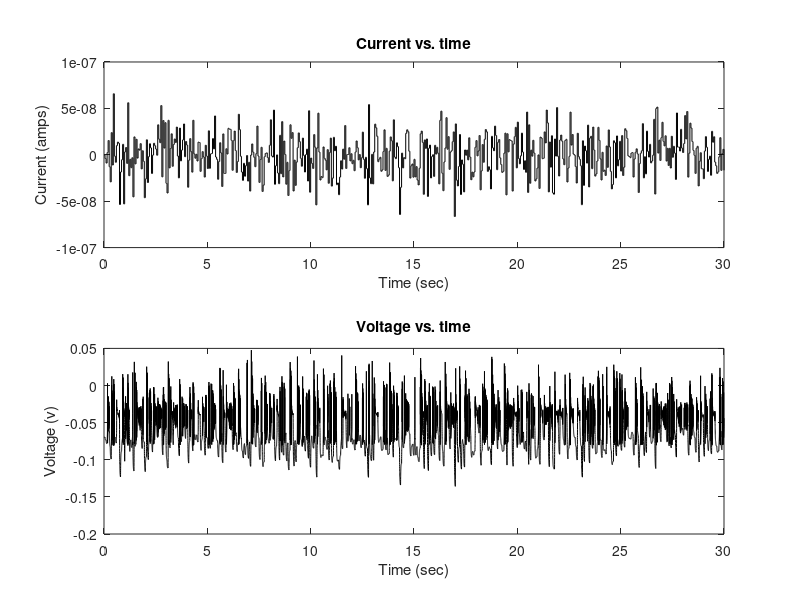

Write the MATLAB code that produced this figure.
% Question 2 e
% This model contains a T-type Calcium current to generate a
% post-inhibitory rebound as a models of thalamic relay cells.
clear
dt = 0.001;
tmax=30;

iclamp_flag = 1; % if this is 1, run under current clamp conditions
vclamp_flag = 0; % otherwise this should be 1, for voltage clamp conditions

istart = 0.5; % time applied current starts
ilength=0.5;   % length of applied current pulse
I0= 6e-9;       % choose -10 to + 10 e-9 (eg +6, 0 , -4, -8)
Ie=I0+5e-9;     % magnitude of applied current pulse
%Ie = 0.78e-7; % threshold for constant spiking with no A-current

vstart = 0.25;  % time to step voltage
vlength = 0.5;  % length of voltage step
V0 = -0.080     % initial voltage before step
Ve = -0.040;    % value of votage stepped to

E_L = -0.070;   % leak reversal potential
E_Na = 0.055;   % reversal for sodium channels
E_K = -0.090;   % reversal for potassium channels
E_Ca = 0.120    % reversal potential for Ca current

g_L = 1.0e-6;     % specific leak conductance in Siemens per mm-square
g_Na = 0.36e-3;   % specific sodium conductance
g_K = 0.16e-3;    % specific potassium conductance
g_CaT = 20e-6;    % T-type calcium conductance

cm = 10e-9;     % specific membrane capacitance in Farads per mm-square

t=0:dt:tmax;    % time vector
V=zeros(size(t)); % voltage vector

I_L= zeros(size(t));
I_Na= zeros(size(t));
I_K= zeros(size(t));
I_CaT = zeros(size(t));

if ( iclamp_flag ) % i.e. if in current-clamp mode 
    V(1) = E_L;    % set the inititial value of voltage     
end

n=zeros(size(t));   % n: potassium activation gating variable
n(1) = 0.0;         % start off at zero
m=zeros(size(t));   % m: sodium activation gating variable
m(1) = 0.0;         % start off at zero
h=zeros(size(t));   % h: sodim inactivation gating variplot(t,V)able
h(1) = 0.0;         % start off at zero

mca=zeros(size(t)); % CaT current activation gating variable
mca(1) = 0.0;          
hca=zeros(size(t)); % CaT current inactivation gating variable
hca(1) = 0.0;

%%%%%%%%%%%%%%%%%%%%%%Code Added Below%%%%%%%%%%%%%%%%%%%%%%%%%%
Iapp= zeros(size(t));
startCurrent = 0;
for i = 1: length(Iapp),
    Iapp(i) = startCurrent;
    if (mod(i*dt,.05)==0),
        startCurrent = randn*20e-9;
    end
end
spikes = zeros(size(t));
threshold = 0;
%%%%%%%%%%%%%%%%%%%%%%Code Added Above%%%%%%%%%%%%%%%%%%%%%%%%%%

Vapp=zeros(size(t)); % Applied voltage, relevant in voltage-clamp mode
if ( vclamp_flag )
    for i = 1:round(vstart/dt)          % % make V0 before pulse
        Vapp(i) = V0;
    end
    for i=round(vstart/dt)+1:round((vstart+vlength)/dt) % make Ve for duration of voltage pulse
        Vapp(i) = Ve;
    end
    for i=round((vstart+vlength)/dt):length(Vapp) % make V0 following pulse
        Vapp(i) = V0;
    end
end

Itot=zeros(size(t)); % in case we want to plot and look at the total current

for i = 2:length(t); % now see how things change through time
    I_L(i-1) = g_L*(E_L-V(i-1));
    
    Vm = V(i-1)*1000; % converts voltages to mV as needed in the equations on p.224 of Dayan/Abbott
    
    % Sodium and potassium gating variables are defined by the
    % voltage-dependent transition rates between states, labeled alpha and
    % beta. Written out from Dayan/Abbott, units are 1/ms.
    
    
    if ( Vm == -35 ) 
        alpha_m = 1;
    else 
        alpha_m = 0.1*(Vm+35)/(1-exp(-0.1*(Vm+35)));
    end
    beta_m = 4*exp(-(Vm+60)/18);

    alpha_h = 0.35*exp(-0.05*(Vm+58));
    beta_h = 5/(1+exp(-0.1*(Vm+28)));
    
    if ( Vm == -34 ) 
       alpha_n = 0.05/0.1;
    else
        alpha_n = 0.05*(Vm+34)/(1-exp(-0.1*(Vm+34)));
    end
    beta_n = 0.625*exp(-0.0125*(Vm+44));
     
    % From the alpha and beta for each gating variable we find the steady
    % state values (_inf) and the time constants (tau_) for each m,h and n.
    
    m_inf = alpha_m/(alpha_m+beta_m);
    
    tau_h = 1e-3/(alpha_h+beta_h);      % time constant converted from ms to sec
    h_inf = alpha_h/(alpha_h+beta_h);
    
    tau_n = 1e-3/(alpha_n+beta_n);      % time constant converted from ms to sec
    n_inf = alpha_n/(alpha_n+beta_n);   
    
    m(i) = m_inf;    % Update m, assuming time constant is neglible.
    
    h(i) = h_inf - (h_inf-h(i-1))*exp(-dt/tau_h);    % Update h
    
    n(i) = n_inf - (n_inf-n(i-1))*exp(-dt/tau_n);    % Update n
    
    % for the Ca_T current gating variables are given by formulae for the 
    % steady states and time constants:
    
    mca_inf = 1/(1+exp(-(Vm+52)/7.4));

    hca_inf = 1/(1+exp((Vm+76)/2));
    if ( Vm < -80 ) 
        tau_hca = 1e-3*exp((Vm+467)/66.6);
    else
        tau_hca = 24e-3+1e-3*119/(1+exp((Vm+70)/3));
    end
    
    mca(i) = mca_inf;
    hca(i) = hca_inf - (hca_inf-hca(i-1))*exp(-dt/tau_hca);
    
    g_Na_now = g_Na*m(i)*m(i)*m(i)*h(i);
    I_Na(i-1) = g_Na_now*(E_Na-V(i-1)); % total sodium current
    
    g_K_now = g_K*n(i)*n(i)*n(i)*n(i);
    I_K(i-1) = g_K_now*(E_K-V(i-1)); % total potassium current
    
    g_CaT_now = g_CaT*mca(i)*mca(i)*hca(i);
    I_CaT(i-1) = g_CaT_now*(E_Ca-V(i-1)); % Calcium T-type current
    
    
    Itot(i-1) = I_L(i-1)+I_Na(i-1)+I_K(i-1) ...
                +I_CaT(i-1) +Iapp(i-1); % total current is sum of leak + active channels + applied current
     
    g_Tot = g_L+g_Na_now+g_K_now+g_CaT_now;
    V_inf = (g_L*E_L + g_Na_now*E_Na + g_K_now*E_K  + g_CaT_now*E_Ca+Iapp(i-1))/g_Tot;
                   
    V(i) = V_inf - (V_inf-V(i-1))*exp(-dt*g_Tot/cm);  % Update the membrane potential, V.

    if ( vclamp_flag )      % if we are using voltage clamp
        V(i) = Vapp(i);     % ignore the voltage integration and set V to be the applied voltage
    end
    
%%%%%%%%%%%%%%%%%%%%%%Code Added Below%%%%%%%%%%%%%%%%%%%%%%%%%%
    if( V(i) >= threshold && V(i-1) < threshold) %count as spike
        spikes(i) = 1;
    end
%%%%%%%%%%%%%%%%%%%%%%Code Added Above%%%%%%%%%%%%%%%%%%%%%%%%%%
    
end

figure;
subplot(2,1,1)
plot(t,Iapp,'k')
xlabel('Time (sec)')
ylabel('Current (amps)')
title('Current vs. time')
hold on
subplot(2,1,2)
plot(t,V,'k')
hold on
xlabel('Time (sec)')
ylabel('Voltage (v)')
title('Voltage vs. time')
    